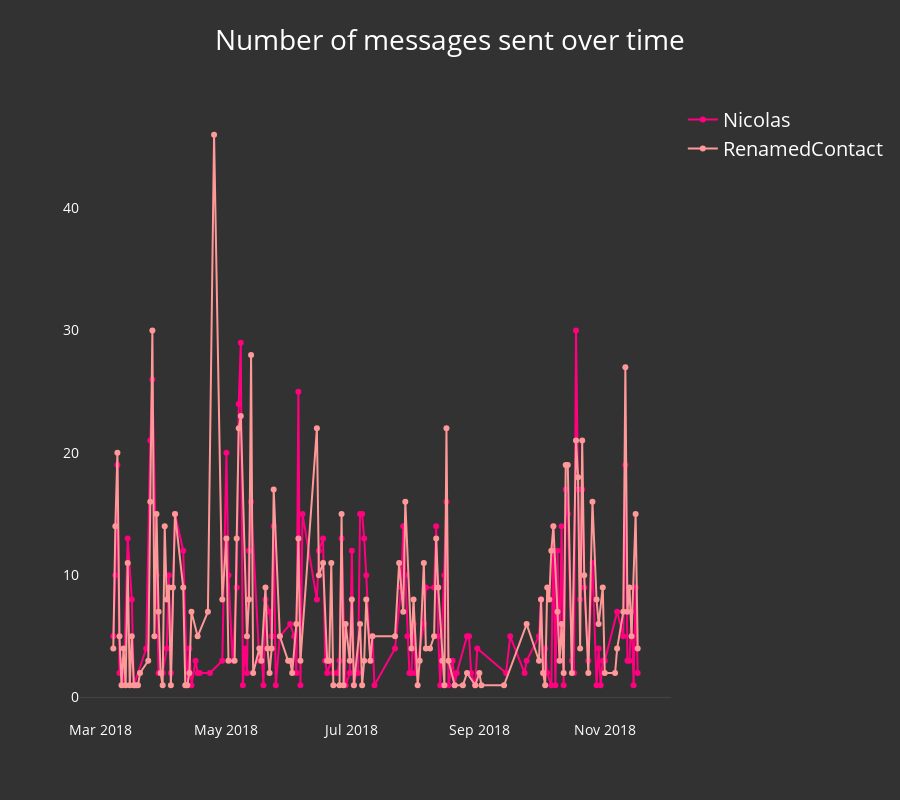

The notebook cell saved with this chart:
### Code cell
iplot(wa.plot_chronology(nb_mode=True))

### Figure 1 — Plotly figure (JSON) as saved in the notebook; plotly's stock layout.template omitted (floating-point values rounded to 4 significant figures; data arrays with more than 128 entries replaced by an {"elided": "..."} marker saying what was removed)
{"data": [{"marker": {"color": "rgba(255, 0, 127, 1)"}, "mode": "lines+markers", "name": "Nicolas", "type": "scatter", "uid": "c980b45f-05f1-4759-b905-2942d8522d6a", "x": {"elided": "144 str values"}, "y": {"elided": "144 int values"}}, {"marker": {"color": "rgba(255, 153, 153, 1)"}, "mode": "lines+markers", "name": "RenamedContact", "type": "scatter", "uid": "c305af4b-af72-455a-b32e-2e9bdd5a42a1", "x": {"elided": "142 str values"}, "y": {"elided": "142 int values"}}], "layout": {"font": {"color": "white", "size": 20}, "height": 800, "paper_bgcolor": "rgba(50, 50, 50, 1)", "plot_bgcolor": "rgba(50, 50, 50, 1)", "title": "Number of messages sent over time", "xaxis": {"automargin": true, "showticklabels": true, "tickfont": {"color": "white", "size": 14}, "titlefont": {"color": "white", "size": 18}}, "yaxis": {"automargin": true, "showticklabels": true, "tickfont": {"color": "white", "size": 14}, "titlefont": {"color": "white", "size": 18}}}}
